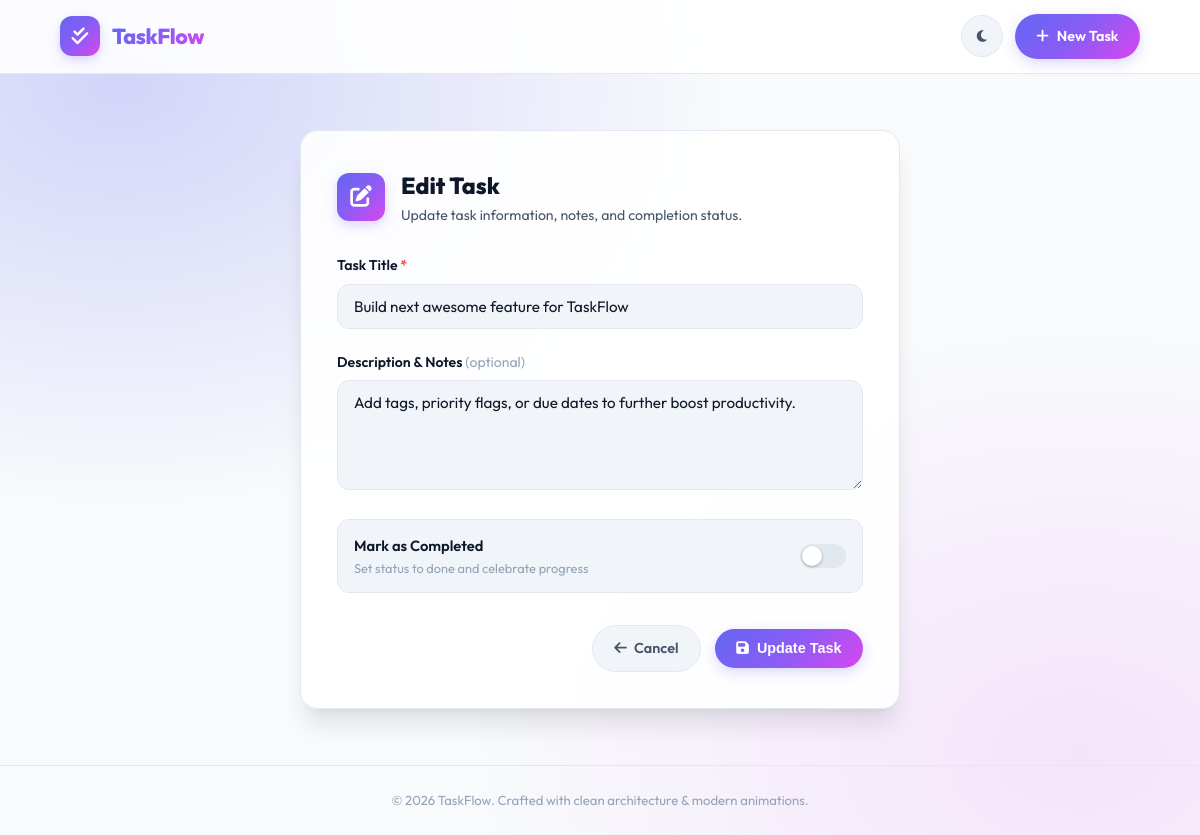
The page /edit/3/ on the database its author committed.
### todo/models.py (models this page shows, shortened)
class TaskModel(models.Model):
    title = models.CharField(max_length=200)
    description = models.TextField(blank=True, default='')
    complated = models.BooleanField(default=False)
    created_at = models.DateTimeField(auto_now_add=True)
    updated_at = models.DateTimeField(auto_now=True)
    class Meta:
        ordering = ['-created_at']
    @property
    def completed(self):
        return self.complated

### todo/views.py (the view, shortened to what this page needs)
# urls.py: path('edit/<int:task_id>/', views.task_edit, name = 'task_edit'),
def task_edit(request, task_id):
    task = get_object_or_404(TaskModel, pk=task_id)
    return render(request, 'todo/task_form.html', {
        'task': task,
        'action': 'edit',
    })

### todo/templates/todo/task_form.html (shortened to what this page needs)
{% extends 'todo/base.html' %}
{% block content %}
<div class="form-card-container">
  <div class="form-card">
    <div class="form-header">
      <div class="form-header-icon">
        {% if action == 'edit' %}
          <i class="fa-solid fa-pen-to-square"></i>
        {% else %}
          <i class="fa-solid fa-plus"></i>
        {% endif %}
      </div>
      <div>
        <h2>{% if action == 'edit' %}Edit Task{% else %}Create New Task{% endif %}</h2>
        <p>{% if action == 'edit' %}Update task information, notes, and completion status.{% else %}Organize your workflow by adding a new task to your list.{% endif %}</p>
      </div>
    </div>
    <form method="POST" novalidate>
      <div class="form-group">
        <label for="id_title" class="form-label">
          Task Title <span style="color: var(--danger-500);">*</span>
        </label>
        <input
          type="text"
          id="id_title"
          name="title"
          class="form-control-custom"
          placeholder="e.g. Design high-fidelity landing page..."
          value="{% if task %}{{ task.title }}{% else %}{{ title|default:'' }}{% endif %}"
          required
          autofocus
        >
      </div>
      <div class="form-group">
        <label for="id_description" class="form-label">
          Description & Notes <span style="font-weight: 400; color: var(--text-muted);">(optional)</span>
        </label>
        <textarea
          id="id_description"
          name="description"
          class="form-control-custom"
          placeholder="Provide context, acceptance criteria, or key reminders..."
        >{% if task %}{{ task.description }}{% else %}{{ description|default:'' }}{% endif %}</textarea>
      </div>
      {% if action == 'edit' %}
      <div class="form-group">
        <label class="switch-label-wrapper" for="id_complated">
          <div class="switch-text">
            <span class="title">Mark as Completed</span>
            <span class="subtitle">Set status to done and celebrate progress</span>
          </div>
          <input
            type="checkbox"
            name="complated"
            id="id_complated"
            class="switch-input"
          >
        </label>
      </div>
      {% endif %}
      <div class="form-actions">
        <a href="{% url 'todo:task_list' %}" class="btn-secondary-custom">
          <i class="fa-solid fa-arrow-left"></i> Cancel
        </a>
        <button type="submit" class="btn-primary-gradient">
          <i class="fa-solid fa-floppy-disk"></i>
          <span>{% if action == 'edit' %}Update Task{% else %}Create Task{% endif %}</span>
        </button>
      </div>
    </form>
  </div>
</div>
{% endblock %}

### rows shown on the page
TaskModel: title "Build next awesome feature for TaskFlow", description "Add tags, priority flags, or due dates to further boost productivity."
